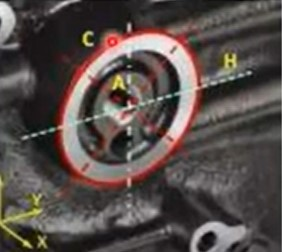
#> input picture iatp4.jpg, 282 x 252 px, found by its file name
$ python hough_lines.py
#> lines starting #> are read from the running program, lines starting #| are printed output that depends on the picture; after the words box and inside, x2 and y2 are one past the last pixel; in counts of white or black regions, pixels touching at a corner belong together
import cv2
import numpy as np
import matplotlib.pyplot as plt

def detect_lines(image_path):
    # Cargar la imagen
    image = cv2.imread(image_path)
#> image is the input picture: shape (252, 282, 3); mean B, G, R 74.2, 77.6, 86.6
    gray = cv2.cvtColor(image, cv2.COLOR_BGR2GRAY)
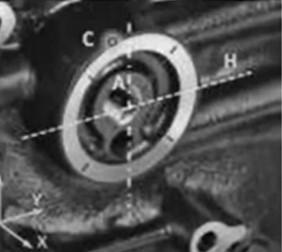
#> gray: shape (252, 282); min 1, max 251, mean 79.9

    # Aplicar Canny para detección de bordes
    edges = cv2.Canny(gray, 50, 150, apertureSize=3)
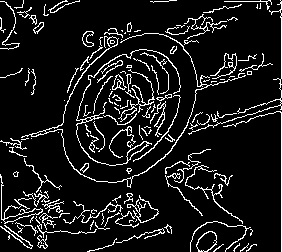
#> edges: shape (252, 282); 10.1% white in thin lines or dots

    # Detectar líneas usando la Transformada de Hough
    lines = cv2.HoughLines(edges, 1, np.pi/180, 200)
#> lines = [[281, 0]]

    # Dibujar líneas en la imagen original
    if lines is not None:
        for rho, theta in lines[:, 0]:
            a = np.cos(theta)
            b = np.sin(theta)
            x0 = a * rho
            y0 = b * rho
            x1 = int(x0 + 1000 * (-b))
            y1 = int(y0 + 1000 * (a))
            x2 = int(x0 - 1000 * (-b))
            y2 = int(y0 - 1000 * (a))
            cv2.line(image, (x1, y1), (x2, y2), (0, 0, 255), 2)
#> this loop made 1 pass
#> (rho, theta, a, b, x0, y0, x1, y1) on pass 1: (281, 0, 1, 0, 281, 0, 281, 1000)
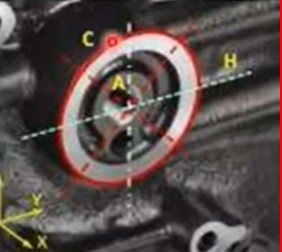
#> image: shape (252, 282, 3); 0.71% of pixels changed, all inside (x1, y1, x2, y2) = (280, 0, 282, 252)

    # Mostrar la imagen con las líneas detectadas
    plt.imshow(cv2.cvtColor(image, cv2.COLOR_BGR2RGB))
    plt.title('Line Detection using Hough Transform')
    plt.axis('off')
    plt.show()

# Ruta a tu imagen
image_path = 'C:/Users/Esteban/Documents/SIGLO/IA/TP4/iatp4.jpg'
detect_lines(image_path)
